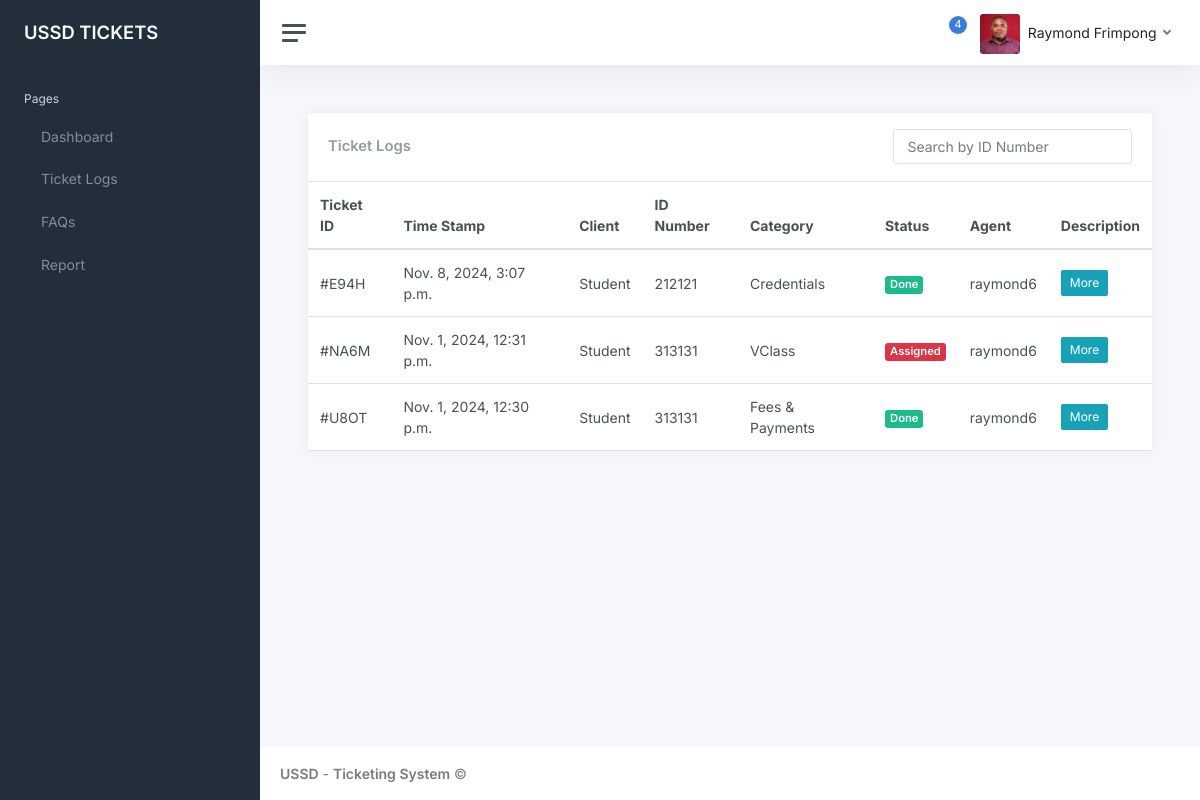
/ticketlogs/ (signed in), run on an earlier commit of the app's database.
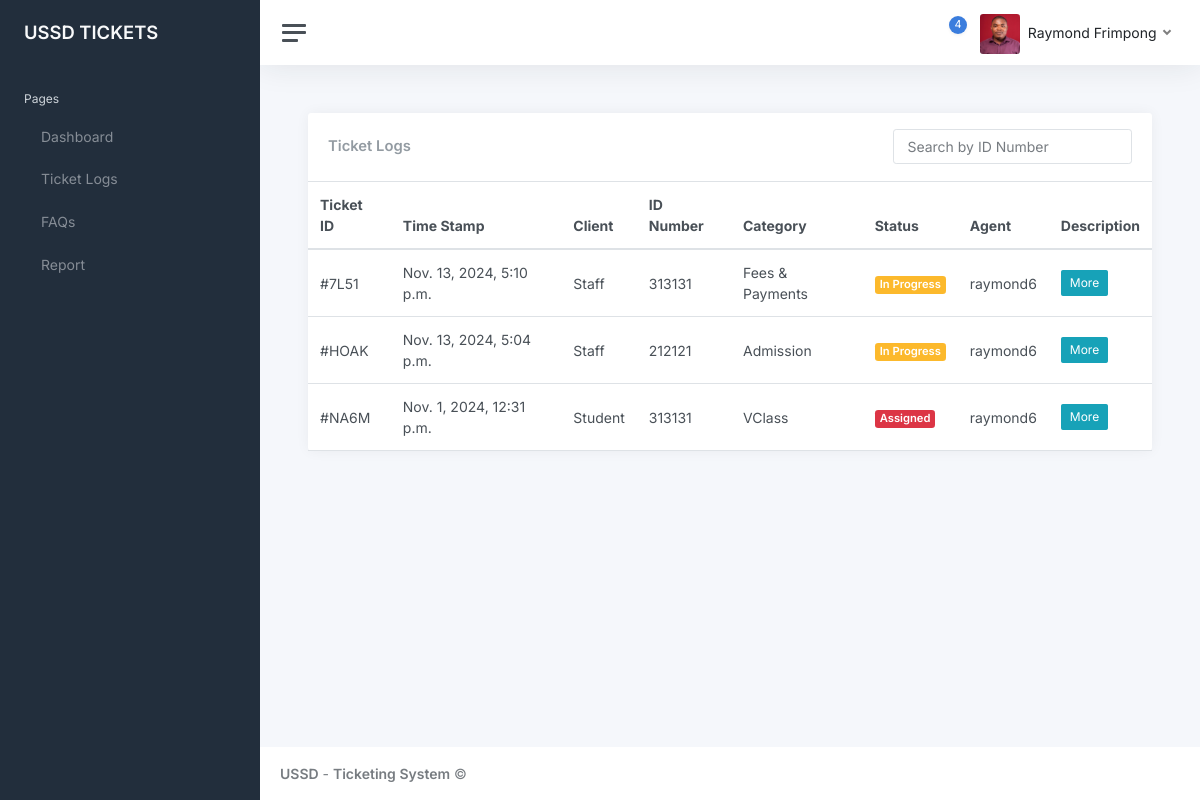
And on a later commit of the database.
### ticksys/models.py (models this page shows, shortened)
class Ticket(models.Model):
    TICKET_STATUS = [
        ('Assigned', 'Assigned'),
        ('In Progress', 'In Progress'),
        ('Done', 'Done'),
    ]
    CLIENT_TYPE = [
        ('Staff', 'Staff'),
        ('Student', 'Student'),
    ]
    MODE_CHOICES = [
        ('Walk-In', 'Walk-In'),
        ('Phone', 'Phone'),
        ('Email', 'Email'),
    ]
    CATEGORY = [
        ('Credentials', 'Credentials'),
        ('Fees & Payments', 'Fees & Payments'),
        ('VClass', 'VClass'),
        ('Transcript', 'Transcript'),
        ('Admission', 'Admission'),
        ('Wi-Fi', 'Wi-Fi'),
        ('Other', 'Other')
    ]
    user = models.ForeignKey(User, models.CASCADE, null=True, related_name='assigned_tickets')
    ticket_number = models.CharField(max_length=4, default=generate_ticket_number, unique=True, editable=False)
    id_number = models.CharField(max_length=20, unique=False)
    description = models.TextField()
    status = models.CharField(max_length=20, choices=TICKET_STATUS, default='In Progress')
    category = models.CharField(max_length=100, choices=CATEGORY)
    client_type = models.CharField(max_length=20, choices=CLIENT_TYPE, default='Student')
    created_at = models.DateTimeField(auto_now_add=True)
    updated_at = models.DateTimeField(auto_now=True)
    mode = models.CharField(max_length=20, choices=MODE_CHOICES, default='Walk-In')

### ticksys/views.py (the view)
# urls.py: path('ticketlogs/', views.ticketlogs, name='ticketlogs'),
def ticketlogs(request):
    user = request.user
    all_users = User.objects.all()  # Retrieve all users to populate the dropdown
    tickets_by_user = Ticket.objects.filter(user=user).order_by('-created_at')
    context = {
        'tickets_by_user' : tickets_by_user,
        'all_users' : all_users
    }
    return render(request, 'ticketlogs.html', context)

### templates/ticketlogs.html (shortened to what this page needs)
{% extends 'index.html' %}
            {% block content %}
            <main class="content">
                <div class="container-fluid p-0">
                    <div class="row">
                        <div class="col-12 d-flex">
                            <div class="card flex-fill">
                                <div class="card-header d-flex justify-content-between align-items-center">
                                    <h5 class="card-title mb-0">Ticket Logs</h5>
                                    <div>
                                        <input type="text" id="searchInput" class="form-control" placeholder="Search by ID Number" onkeyup="searchTable()">
                                    </div>
                                </div>
                                <table class="table table-hover my-0 w-100" id="ticketTable">
                                    <thead>
                                        <tr>
                                            <th>Ticket ID</th>
                                            <th>Time Stamp</th>
                                            <th>Client</th>
                                            <th>ID Number</th>
                                            <th>Category</th>
                                            <th>Status</th>
                                            <th>Agent</th>
                                            <th>Description</th>
                                        </tr>
                                    </thead>
                                    <tbody id="ticketTableBody">
                                        {% for ticket in tickets_by_user %}
                                            <tr>
                                                <td>#{{ticket.ticket_number}}</td>
                                                <td>{{ticket.created_at}}</td>
                                                <td>{{ticket.client_type}}</td>
                                                <td class="d-none d-xl-table-cell">{{ticket.id_number}}</td>
                                                <td class="d-none d-xl-table-cell">{{ticket.category}}</td>
                                                <td><span class="badge {% if ticket.status == 'Done' %}bg-success {% elif ticket.status == 'In Progress' %}bg-warning{% else %}bg-danger{% endif %}">{{ticket.status}}</span></td>
                                                <td class="d-none d-md-table-cell">{{ticket.user.username}}</td>
                                                <td><button type="button" class="btn btn-info btn-sm" data-bs-toggle="modal" data-bs-target="#infoModal{{ ticket.id }}" data-bs-placement="top" data-bs-toggle="tooltip1" title="View More Information">
                                                    More
                                                </button>
                                            </tr>
                                            {% endfor %}
                                    </tbody>
                                </table>
                            </div>
                        </div>
                    </div>
                </div>
            </main>
        {% endblock %}

### templates/index.html (shortened to what this page needs)
{% load static %}
{% load widget_tweaks %}
<!DOCTYPE html>
<html lang="en">
<head>
	<link href="https://stackpath.bootstrapcdn.com/bootstrap/4.5.2/css/bootstrap.min.css" rel="stylesheet">
	<link href="{% static 'css/app.css' %}" rel="stylesheet">
</head>
<body>
	<div class="wrapper">
		<nav id="sidebar" class="sidebar js-sidebar">
			<div class="sidebar-content js-simplebar">
				<a class="sidebar-brand" href="{% url 'index' %}">
          <span class="align-middle">USSD TICKETS</span>
        </a>
				<ul class="sidebar-nav">
					<li class="sidebar-header">
						Pages
					</li>
					<li class="sidebar-item">
						<a class="sidebar-link" href="{% url 'index' %}">
               <span class="align-middle">Dashboard</span>
            </a>
					</li>
					<li class="sidebar-item">
						<a class="sidebar-link" href="{% url 'ticketlogs' %}">
               <span class="align-middle">Ticket Logs</span>
            </a>
					</li>
					<li class="sidebar-item">
						<a class="sidebar-link" href="{% url 'faqs' %}">
               <span class="align-middle">FAQs</span>
            </a>
					</li>
					<li class="sidebar-item">
						<a class="sidebar-link" href="#">
               <span class="align-middle">Report</span>
            </a>
					</li>
			</div>
		</nav>
		<div class="main">
			<nav class="navbar navbar-expand navbar-light navbar-bg">
				<a class="sidebar-toggle js-sidebar-toggle">
          <i class="hamburger align-self-center"></i>
        </a>
				<div class="navbar-collapse collapse">
					<ul class="navbar-nav navbar-align">
						<li class="nav-item dropdown">
							<a class="nav-icon dropdown-toggle" href="#" id="alertsDropdown" data-bs-toggle="dropdown">
								<div class="position-relative">
									<span class="indicator">4</span>
								</div>
							</a>
						</li>
						<li class="nav-item dropdown">
							<a class="nav-link dropdown-toggle d-none d-sm-inline-block" href="#" data-bs-toggle="dropdown">
                <img src="{% static 'img/avatars/cash.png' %}" class="avatar img-fluid rounded me-1" alt="" /> <span class="text-dark">{{user.first_name|title}} {{user.last_name|title}}</span>
              </a>
						</li>
					</ul>
				</div>
			</nav>
			{% block content %}{% endblock %}
			<footer class="footer">
				<div class="container-fluid">
					<div class="row text-muted">
						<div class="col-6 text-start">
							<p class="mb-0">
								<a class="text-muted" href="https://helpdesk.knust.edu.gh/" target="_blank"><strong>USSD</strong></a> - <a class="text-muted" href="https://helpdesk.knust.edu.gh/" target="_blank"><strong>Ticketing System</strong></a>								&copy;
							</p>
						</div>
					</div>
				</div>
			</footer>
		</div>
	</div>
</body>
</html>

What changed in the data, as far as the page shows it:
no longer on this page (row edited): Ticket: ticket_number "E94H", created_at "Nov. 8, 2024, 3:07 p.m.", client_type "Student", id_number "212121", category "Credentials", status "Done", user.username "raymond6"
no longer on this page (row edited): Ticket: ticket_number "U8OT", created_at "Nov. 1, 2024, 12:30 p.m.", client_type "Student", id_number "313131", category "Fees & Payments", status "Done", user.username "raymond6"
added Ticket: ticket_number "7L51", created_at "Nov. 13, 2024, 5:10 p.m.", client_type "Staff", id_number "313131", category "Fees & Payments", status "In Progress", user.username "raymond6"
added Ticket: ticket_number "HOAK", created_at "Nov. 13, 2024, 5:04 p.m.", client_type "Staff", id_number "212121", category "Admission", status "In Progress", user.username "raymond6"
